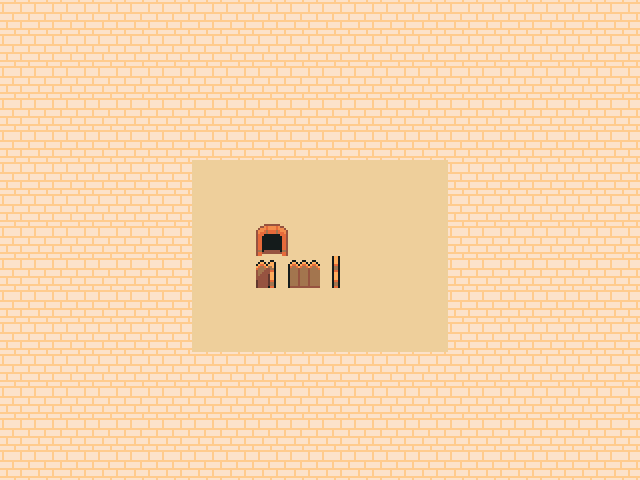

A 2D game scene composited from a Tiled map and its tileset images. What follows is a short description and the map's XML, with every tile layer's data as written:
An orthogonal 20x15 tile map with 32x32 px tiles, 1 tile layer (Ground and Ninja Decorations), 1 hidden layer not drawn, 2 tilesets.

<map version="1.10" tiledversion="1.10.2" orientation="orthogonal" renderorder="right-down" width="20" height="15" tilewidth="32" tileheight="32" infinite="0" nextlayerid="4" nextobjectid="1">
 <tileset firstgid="1" source="library-flat.tsx" />
 <tileset firstgid="21" source="library-tiles.tsx" />
 <layer id="1" name="Ground and Ninja Decorations" width="20" height="15">
  <data encoding="csv">1,1,1,1,1,1,1,1,1,1,1,1,1,1,1,1,1,1,1,1,
1,1,1,1,1,1,1,1,1,1,1,1,1,1,1,1,1,1,1,1,
1,1,1,1,1,1,1,1,1,1,1,1,1,1,1,1,1,1,1,1,
1,1,1,1,1,1,1,1,1,1,1,1,1,1,1,1,1,1,1,1,
1,1,1,1,1,1,1,1,1,1,1,1,1,1,1,1,1,1,1,1,
1,1,1,1,1,1,2,2,2,2,2,2,2,2,1,1,1,1,1,1,
1,1,1,1,1,1,2,2,2,2,2,2,2,2,1,1,1,1,1,1,
1,1,1,1,1,1,2,2,4,2,2,2,2,2,1,1,1,1,1,1,
1,1,1,1,1,1,2,2,5,6,7,2,2,2,1,1,1,1,1,1,
1,1,1,1,1,1,2,2,2,2,2,2,2,2,1,1,1,1,1,1,
1,1,1,1,1,1,2,2,2,2,2,2,2,2,1,1,1,1,1,1,
1,1,1,1,1,1,1,1,1,1,1,1,1,1,1,1,1,1,1,1,
1,1,1,1,1,1,1,1,1,1,1,1,1,1,1,1,1,1,1,1,
1,1,1,1,1,1,1,1,1,1,1,1,1,1,1,1,1,1,1,1,
1,1,1,1,1,1,1,1,1,1,1,1,1,1,1,1,1,1,1,1</data>
 </layer>
 <objectgroup id="2" name="RPGJS Entities" />
 <layer id="3" name="Collision" width="20" height="15" opacity="0" visible="0">
  <data encoding="csv">23,23,23,23,23,23,23,23,23,23,23,23,23,23,23,23,23,23,23,23,
23,0,0,0,0,0,0,0,0,0,0,0,0,0,0,0,0,0,0,23,
23,0,0,0,0,0,0,0,0,0,0,0,0,0,0,0,0,0,0,23,
23,0,0,0,0,0,0,0,0,0,0,0,0,0,0,0,0,0,0,23,
23,0,0,0,0,0,0,0,0,0,0,0,0,0,0,0,0,0,0,23,
23,0,0,0,0,0,0,0,0,0,0,0,0,0,0,0,0,0,0,23,
23,0,0,0,0,0,0,0,0,0,0,0,0,0,0,0,0,0,0,23,
23,0,0,0,0,0,0,0,0,0,0,0,0,0,0,0,0,0,0,23,
23,0,0,0,0,0,0,0,23,23,23,0,0,0,0,0,0,0,0,23,
23,0,0,0,0,0,0,0,0,0,0,0,0,0,0,0,0,0,0,23,
23,0,0,0,0,0,0,0,0,0,0,0,0,0,0,0,0,0,0,23,
23,0,0,0,0,0,0,0,0,0,0,0,0,0,0,0,0,0,0,23,
23,0,0,0,0,0,0,0,0,0,0,0,0,0,0,0,0,0,0,23,
23,0,0,0,0,0,0,0,0,0,0,0,0,0,0,0,0,0,0,23,
23,23,23,23,23,23,23,23,23,23,23,23,23,23,23,23,23,23,23,23</data>
 </layer>
</map>
